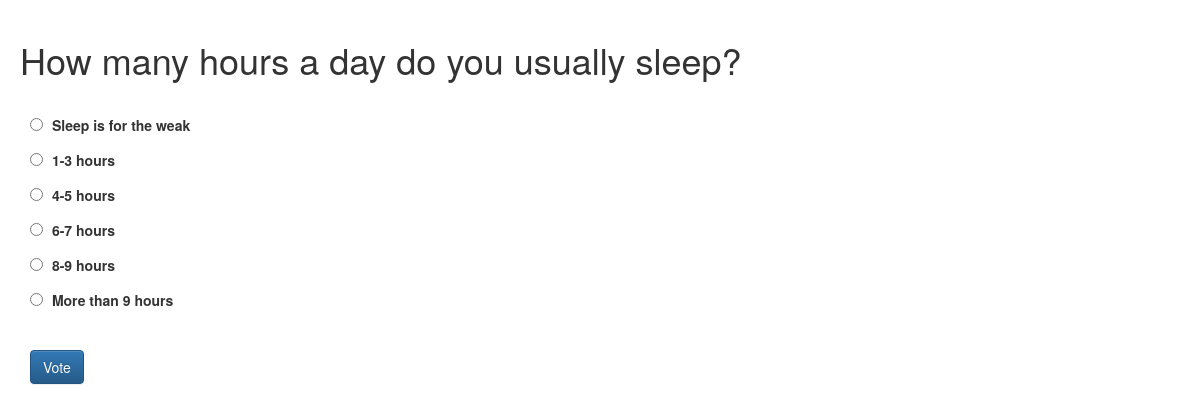
Page /polls/3/ (signed in) on the committed database.
### polls/models.py (models this page shows, shortened)
class Question(models.Model):
    question_text = models.CharField(max_length=200)
    pub_date = models.DateTimeField('date published')

class Choice(models.Model):
    question = models.ForeignKey(Question, on_delete=models.CASCADE)
    choice_text = models.CharField(max_length=200)
    votes = models.IntegerField(default=0)

### polls/views.py (the view)
# urls.py: url(r'^(?P<question_id>[0-9]+)/$', views.detail, name='detail'),
def detail(request, question_id):
    username = auth.get_user(request).username
    if request.user.is_authenticated():
        question = get_object_or_404(Question, pk=question_id)
        return render(request, 'polls/detail.html', {'question': question, 'username': username})
    else:
        return HttpResponseRedirect("/auth/logout")

### polls/templates/polls/detail.html (shortened to what this page needs)
<head>
    <link rel="stylesheet" href="https://maxcdn.bootstrapcdn.com/bootstrap/3.3.4/css/bootstrap.min.css">
        <link rel="stylesheet" href="https://maxcdn.bootstrapcdn.com/bootstrap/3.3.4/css/bootstrap-theme.min.css">
</head>
<h1 style="padding: 20px;">{{ question.question_text }}</h1>
<form action="{% url 'polls:vote' question.id %}" method="post">
<ul style="padding-left: 30px;">
{% for choice in question.choice_set.all %}
    <input type="radio" name="choice" id="choice{{ forloop.counter }}" value="{{ choice.id }}"/>
    <label for="choice{{ forloop.counter }}" style="padding: 5px;">{{ choice.choice_text }}</label><br />
{% endfor %}
<p style="padding-top: 30px;">
<input  type="submit" value="Vote" class="btn btn-primary"/>
</form>

### rows in the picture
Question: question_text "How many hours a day do you usually sleep?"
Choice: choice_text "Sleep is for the weak"
Choice: choice_text "1-3 hours"
Choice: choice_text "4-5 hours"
Choice: choice_text "6-7 hours"
Choice: choice_text "8-9 hours"
Choice: choice_text "More than 9 hours"
